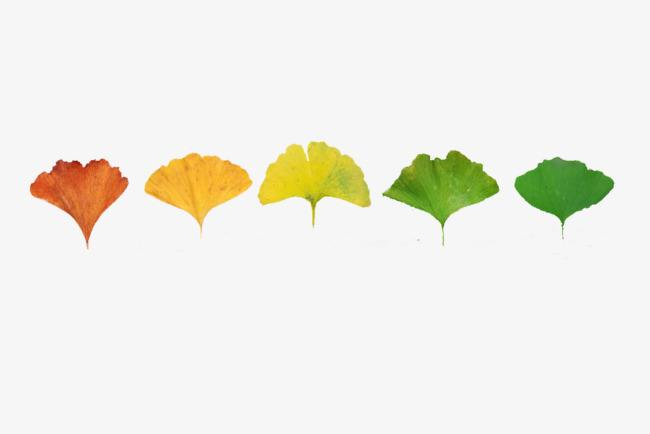
#> input picture data/b.png, 650 x 434 px, found by its file name
$ python 5.5.py
#> lines starting #> are read from the running program, lines starting #| are printed output that depends on the picture
# -*- coding: utf-8 -*-
"""
计算彩色图像各通道的直方图及图像区域直方图
"""
import cv2 as cv
import numpy as np
from matplotlib import pyplot as plt

img = cv.imread('/home/gzb/PycharmProjects/homework/data/b.png')
#> img is the input picture: shape (434, 650, 3); mean B, G, R 229.8, 238.8, 239.9
color = ('b', 'g', 'r')
plt.subplot(121)
plt.imshow(img)
plt.subplot(122)
for i, col in enumerate(color):
    histr = cv.calcHist([img], [i], None, [256], [0, 256])
    plt.plot(histr, color=col)
    plt.xlim([0, 256])

# 使用Mask计算某区域直方图
img_gray = cv.cvtColor(img, cv.COLOR_RGB2GRAY)
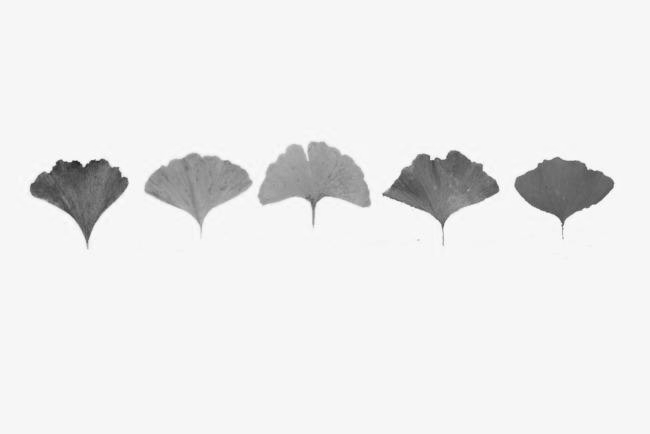
#> img_gray: shape (434, 650); min 34, max 255, mean 236.2
mask = np.zeros(img_gray.shape[:2], np.uint8)
mask[100:200, 100:200] = 255
masked_img = cv.bitwise_and(img_gray, img_gray, mask=mask)
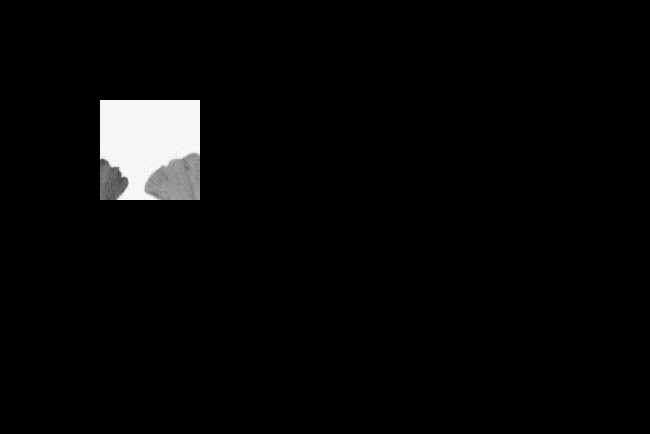
#> masked_img: shape (434, 650); min 0, max 254, mean 7.6
hist_full = cv.calcHist([img], [0], None, [256], [0, 256])
#> hist_full = 256 values, max 242491 at index 246, min 0 at index 1, mean 1102
hist_mask = cv.calcHist([img], [0], mask, [256], [0, 256])
#> hist_mask = 256 values, max 5669 at index 246, min 0 at index 0, mean 39.06

plt.figure()
plt.subplot(221)
plt.imshow(img_gray, 'gray')
plt.subplot(222)
plt.imshow(mask, 'gray')
plt.subplot(223)
plt.imshow(masked_img, 'gray')
plt.subplot(224)
plt.plot(hist_full)
plt.plot(hist_mask)
plt.xlim([0, 256])

plt.show()
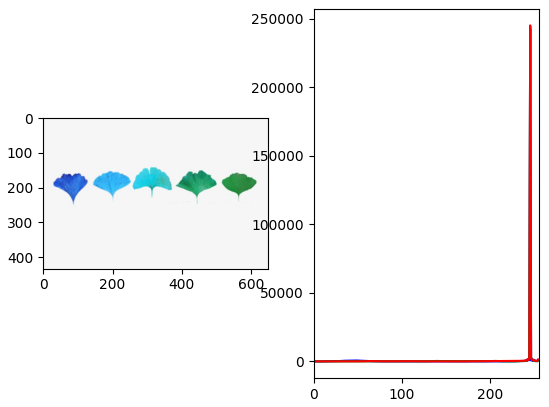
#> figure drawn by matplotlib, 2 panels; B, G, R data is drawn as R, G, B; panel 2: curve peaks at x = 246, y = 242491; panel 2: curve peaks at x = 246, y = 244381; panel 2: curve peaks at x = 246, y = 245057
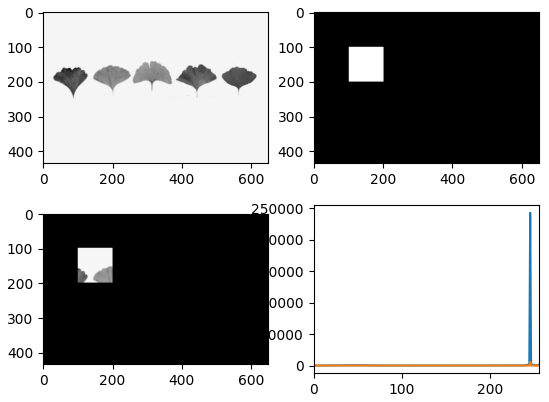
#> figure drawn by matplotlib, 4 panels; panel 4: curve peaks at x = 246, y = 242491; panel 4: curve peaks at x = 246, y = 5669
